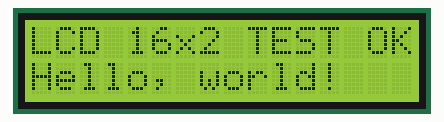
Recording of a sketch running on a simulated ESP32. On the bench: 16×2 character LCD. What the sketch prints to the serial monitor is not drawn.

Above: at 0.3 s.
At 2.3 s:
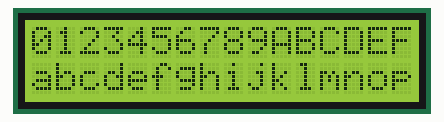
At 4.3 s:
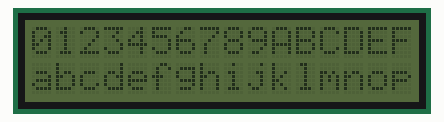
At 4.8 s:
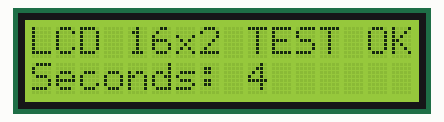
At 21.1 s:
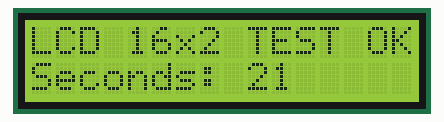
At 38.4 s:
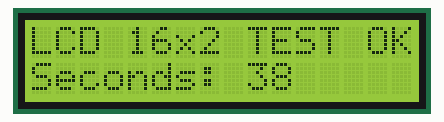

The sketch:

LCD_I2C_Test.ino
```cpp
// 16x2 LCD with a PCF8574 I2C backpack.
// Library: LiquidCrystal I2C (LiquidCrystal_I2C.h, init() API).
// Classic ESP32 DevKit: SDA -> GPIO21, SCL -> GPIO22.
// For a 5V LCD backpack, use a bidirectional I2C level shifter:
// ESP32 side LV=3.3V, LCD side HV=5V, with a common GND.
// LCD VCC -> 5V. Do not connect 5V I2C pull-ups directly to ESP32.
#include <Wire.h>
#include <LiquidCrystal_I2C.h>

// Change this to the address printed in Serial Monitor if needed.
const uint8_t LCD_ADDRESS = 0x27;
const int SDA_PIN = 21;
const int SCL_PIN = 22;
LiquidCrystal_I2C lcd(LCD_ADDRESS, 16, 2);

void setup() {
  Serial.begin(115200);
  Wire.begin(SDA_PIN, SCL_PIN, 100000);
  delay(100);

  Serial.println("Scanning I2C bus...");
  bool lcdFound = false;
  for (uint8_t address = 1; address < 127; address++) {
    Wire.beginTransmission(address);
    if (Wire.endTransmission() == 0) {
      Serial.print("Device at 0x");
      if (address < 16) Serial.print('0');
      Serial.println(address, HEX);
      if (address == LCD_ADDRESS) lcdFound = true;
    }
  }

  if (!lcdFound) {
    Serial.println("LCD address not found. Check wiring and LCD_ADDRESS.");
    while (true) delay(1000);
  }

  lcd.init();
  lcd.backlight();
  lcd.setCursor(0, 0);
  lcd.print("LCD 16x2 TEST OK");
  lcd.setCursor(0, 1);
  lcd.print("Hello, world!");
  delay(2000);

  // Check all 16 character positions on both rows.
  lcd.clear();
  lcd.print("0123456789ABCDEF");
  lcd.setCursor(0, 1);
  lcd.print("abcdefghijklmnop");
  delay(2000);

  // Briefly blink the backlight to test its control.
  lcd.noBacklight();
  delay(500);
  lcd.backlight();
  lcd.clear();
  lcd.print("LCD 16x2 TEST OK");
  Serial.println("LCD initialized. Check text and contrast on display.");
}

void loop() {
  lcd.setCursor(0, 1);
  lcd.print("Seconds:        ");
  lcd.setCursor(9, 1);
  lcd.print(millis() / 1000UL);
  delay(1000);
}
```

Measured:
- what the display in image 0 shows lasts 2.0 s, from 0.2 s to 2.2 s
- what the display in image 2 shows lasts 0.6 s, from 4.2 s to 4.8 s
- what the display in image 3 shows lasts 1.0 s, from 4.8 s to 5.8 s
